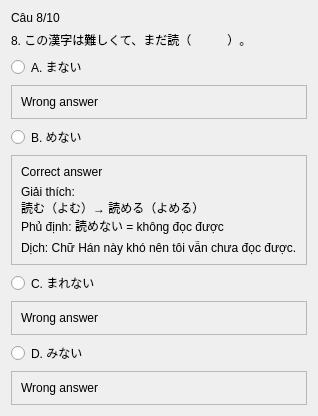
               <widget class="QWidget" name="page_6">
                <layout class="QVBoxLayout" name="verticalLayout_2">
                 <item>
                  <widget class="QLabel" name="label_52">
                   <property name="text">
                    <string>Câu 8/10</string>
                   </property>
                  </widget>
                 </item>
                 <item>
                  <widget class="QLabel" name="label_53">
                   <property name="text">
                    <string>8. この漢字は難しくて、まだ読（　　　）。</string>
                   </property>
                  </widget>
                 </item>
                 <item>
                  <widget class="QRadioButton" name="radioButton_21">
                   <property name="text">
                    <string>A. まない</string>
                   </property>
                  </widget>
                 </item>
                 <item>
                  <widget class="QFrame" name="frame_29">
                   <property name="frameShape">
                    <enum>QFrame::StyledPanel</enum>
                   </property>
                   <property name="frameShadow">
                    <enum>QFrame::Raised</enum>
                   </property>
                   <layout class="QVBoxLayout" name="verticalLayout_5">
                    <item>
                     <widget class="QLabel" name="label_61">
                      <property name="text">
                       <string>Wrong answer</string>
                      </property>
                     </widget>
                    </item>
                   </layout>
                  </widget>
                 </item>
                 <item>
                  <widget class="QRadioButton" name="radioButton_22">
                   <property name="text">
                    <string>B. めない</string>
                   </property>
                  </widget>
                 </item>
                 <item>
                  <widget class="QFrame" name="frame_30">
                   <property name="frameShape">
                    <enum>QFrame::StyledPanel</enum>
                   </property>
                   <property name="frameShadow">
                    <enum>QFrame::Raised</enum>
                   </property>
                   <layout class="QVBoxLayout" name="verticalLayout_35">
                    <item>
                     <widget class="QLabel" name="label_58">
                      <property name="text">
                       <string>Correct answer</string>
                      </property>
                     </widget>
                    </item>
                    <item>
                     <widget class="QLabel" name="label_59">
                      <property name="text">
                       <string>Giải thích:
読む（よむ）→ 読める（よめる）
Phủ định: 読めない = không đọc được</string>
                      </property>
                     </widget>
                    </item>
                    <item>
                     <widget class="QLabel" name="label_60">
                      <property name="text">
                       <string>Dịch: Chữ Hán này khó nên tôi vẫn chưa đọc được.</string>
                      </property>
                     </widget>
                    </item>
                   </layout>
                  </widget>
                 </item>
                 <item>
                  <widget class="QRadioButton" name="radioButton_23">
                   <property name="text">
                    <string>C. まれない</string>
                   </property>
                  </widget>
                 </item>
                 <item>
                  <widget class="QFrame" name="frame_31">
                   <property name="frameShape">
                    <enum>QFrame::StyledPanel</enum>
                   </property>
                   <property name="frameShadow">
                    <enum>QFrame::Raised</enum>
                   </property>
                   <layout class="QVBoxLayout" name="verticalLayout_36">
                    <item>
                     <widget class="QLabel" name="label_62">
                      <property name="text">
                       <string>Wrong answer</string>
                      </property>
                     </widget>
                    </item>
                   </layout>
                  </widget>
                 </item>
                 <item>
                  <widget class="QRadioButton" name="radioButton_24">
                   <property name="text">
                    <string>D. みない</string>
                   </property>
                  </widget>
                 </item>
                 <item>
                  <widget class="QFrame" name="frame_32">
                   <property name="frameShape">
                    <enum>QFrame::StyledPanel</enum>
                   </property>
                   <property name="frameShadow">
                    <enum>QFrame::Raised</enum>
                   </property>
                   <layout class="QVBoxLayout" name="verticalLayout_37">
                    <item>
                     <widget class="QLabel" name="label_63">
                      <property name="text">
                       <string>Wrong answer</string>
                      </property>
                     </widget>
                    </item>
                   </layout>
                  </widget>
                 </item>
                </layout>
               </widget>
